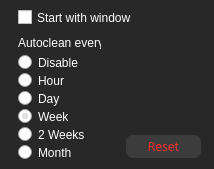
<?xml version="1.0" encoding="UTF-8"?>
<ui version="4.0">
 <class>SettingsWindow</class>
 <widget class="QMainWindow" name="SettingsWindow">
  <property name="geometry">
   <rect>
    <x>0</x>
    <y>0</y>
    <width>214</width>
    <height>169</height>
   </rect>
  </property>
  <property name="minimumSize">
   <size>
    <width>214</width>
    <height>169</height>
   </size>
  </property>
  <property name="maximumSize">
   <size>
    <width>214</width>
    <height>169</height>
   </size>
  </property>
  <property name="windowTitle">
   <string>MainWindow</string>
  </property>
  <property name="styleSheet">
   <string notr="true">* {
	color: white;
}

.QMainWindow {
	background-color: rgb(40, 40, 40);
	border: none;
}

.QPushButton {
	border-radius: 7px;
	background-color: rgb(60, 60, 60);
	transition-duration: 1s;
	padding: 0 5;
	color: rgb(255, 44, 44);
}

.QPushButton:hover {
	background-color: rgb(50, 50, 50);
}</string>
  </property>
  <widget class="QWidget" name="centralwidget">
   <widget class="QCheckBox" name="startCheckbox">
    <property name="geometry">
     <rect>
      <x>18</x>
      <y>9</y>
      <width>114</width>
      <height>17</height>
     </rect>
    </property>
    <property name="text">
     <string>Start with windows</string>
    </property>
   </widget>
   <widget class="QRadioButton" name="HourButton">
    <property name="geometry">
     <rect>
      <x>18</x>
      <y>72</y>
      <width>82</width>
      <height>17</height>
     </rect>
    </property>
    <property name="text">
     <string>Hour</string>
    </property>
   </widget>
   <widget class="QRadioButton" name="DayButton">
    <property name="geometry">
     <rect>
      <x>18</x>
      <y>90</y>
      <width>82</width>
      <height>17</height>
     </rect>
    </property>
    <property name="text">
     <string>Day</string>
    </property>
    <property name="checked">
     <bool>false</bool>
    </property>
   </widget>
   <widget class="QRadioButton" name="weekButton">
    <property name="geometry">
     <rect>
      <x>18</x>
      <y>108</y>
      <width>82</width>
      <height>17</height>
     </rect>
    </property>
    <property name="text">
     <string>Week</string>
    </property>
    <property name="checked">
     <bool>true</bool>
    </property>
   </widget>
   <widget class="QRadioButton" name="twoWeeksButton">
    <property name="geometry">
     <rect>
      <x>18</x>
      <y>126</y>
      <width>82</width>
      <height>17</height>
     </rect>
    </property>
    <property name="text">
     <string>2 Weeks</string>
    </property>
   </widget>
   <widget class="QRadioButton" name="MonthButton">
    <property name="geometry">
     <rect>
      <x>18</x>
      <y>144</y>
      <width>82</width>
      <height>17</height>
     </rect>
    </property>
    <property name="text">
     <string>Month</string>
    </property>
   </widget>
   <widget class="QLabel" name="mainLabel">
    <property name="geometry">
     <rect>
      <x>18</x>
      <y>36</y>
      <width>83</width>
      <height>13</height>
     </rect>
    </property>
    <property name="text">
     <string>Autoclean every:</string>
    </property>
   </widget>
   <widget class="QRadioButton" name="DisableButton">
    <property name="geometry">
     <rect>
      <x>18</x>
      <y>54</y>
      <width>82</width>
      <height>17</height>
     </rect>
    </property>
    <property name="text">
     <string>Disable</string>
    </property>
    <property name="checked">
     <bool>false</bool>
    </property>
   </widget>
   <widget class="QPushButton" name="resetButton">
    <property name="geometry">
     <rect>
      <x>126</x>
      <y>135</y>
      <width>75</width>
      <height>23</height>
     </rect>
    </property>
    <property name="font">
     <font>
      <family>8BIT WONDER</family>
     </font>
    </property>
    <property name="text">
     <string>Reset</string>
    </property>
   </widget>
  </widget>
 </widget>
 <resources/>
 <connections/>
</ui>
